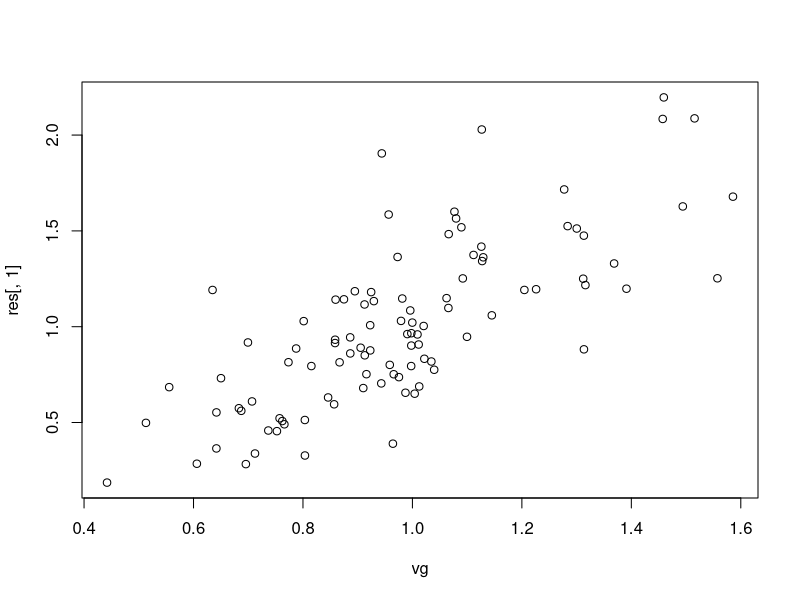
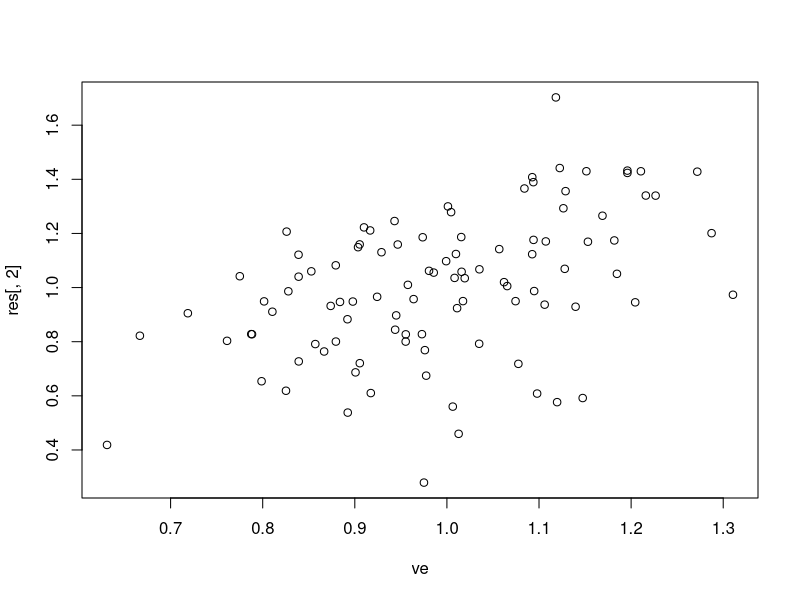
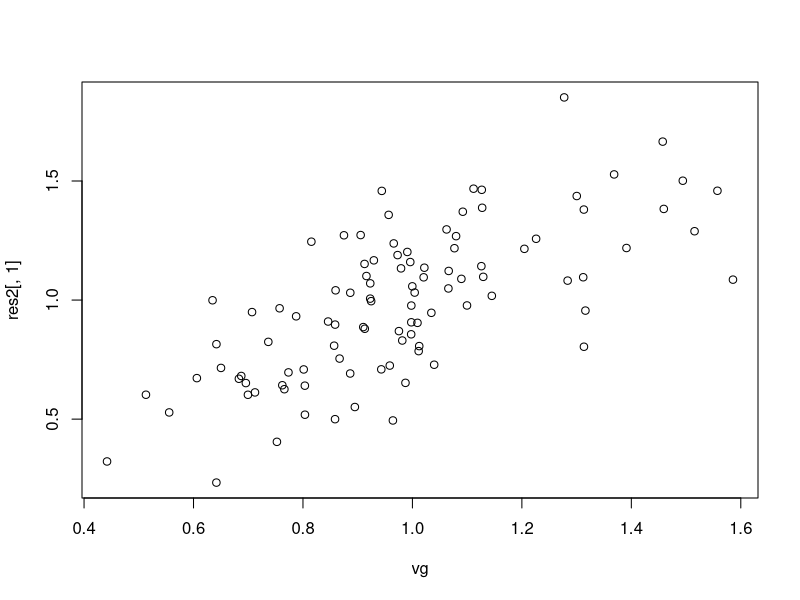
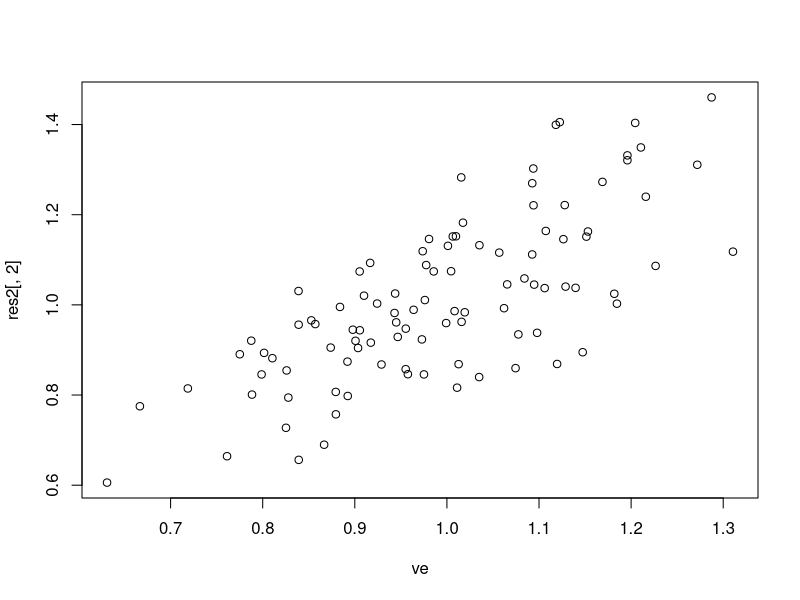
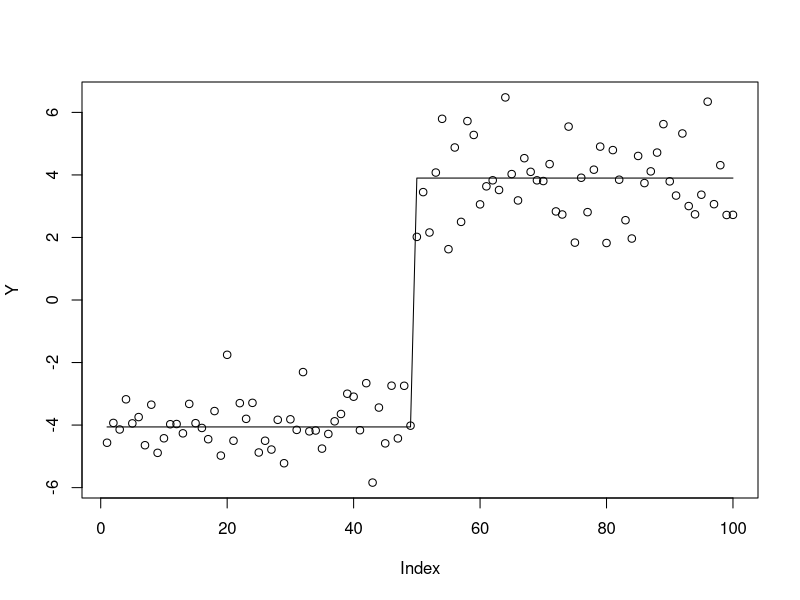

R code for these plots, in order:
## ---- chunk 1
# compute  trace of A %*% B
trAB = function(A,B){
  sum(A * t(B))
}
# compute  trace of A
trA = function(A){sum(diag(A))}

# returns estimates of sigma^2_g = p\sigma^2b and sigma^2_e (residual variance)
# by solving moment equations for Y'A1Y and Y'A2Y
mom =  function(X,Y,A1,A2){
  p = ncol(X)
  K = (1/p) * X %*% t(X)
  A = cbind(c(trAB(A1,K),trAB(A2,K)), 
            c(trA(A1),trA(A2)))
  b = c(t(Y) %*% A1 %*% Y, t(Y) %*% A2 %*% Y)
  x = solve(A,b)
  return(x)
}
## ---- chunk 2
set.seed(100)
n = 100
p = 50
niter=100
sg2 = 1 # sigma^2g, p times variance of elements of b
se2 = 1 # sigma^2_e, error variance
vg = ve = rep(0,niter) # store empirical variance of Xb and e
res = res2 = matrix(0,nrow=niter,ncol=2)
for(i in 1:niter){
  X = matrix(rnorm(n*p),nrow=n,ncol=p)
  btrue = rnorm(p,sd=sqrt(sg2/p))
  e = rnorm(n,sd = sqrt(se2))
  Y = X %*% btrue + e
  vg[i]= var(X %*% btrue)
  ve[i] = var(e)
  
  K = (1/p) * X %*% t(X)
  
  A1 = K
  A2 = diag(n)
  res[i,] = mom(X,Y,A1,A2)
  
  H  = sg2 * K + se2 * diag(n)
  Hinv = solve(H)
  A1 = Hinv %*% K %*% Hinv
  A2 = Hinv %*% Hinv
  res2[i,] = mom(X,Y,A1,A2)
}

plot(vg,res[,1])
plot(ve,res[,2])

plot(vg,res2[,1])
plot(ve,res2[,2])

#Errors for vg
mean((vg-res[,1])^2)
mean((vg-res2[,1])^2)

#Errors for ve
mean((ve-res[,2])^2)
mean((ve-res2[,2])^2)

## ---- chunk 3
set.seed(100)
n = 100
p = n
X = matrix(0,nrow=n,ncol=n)
for(i in 1:n){
  X[i:n,i] = 1:(n-i+1)
}

X = scale(X,center=TRUE,scale=FALSE)
d = colMeans(X^2)
X = scale(X)

btrue = rep(0,n)
btrue[50] = 8 * sqrt(d[50])
btrue[51] = -8 * sqrt(d[51])
Y = X %*% btrue + rnorm(n)

Y = Y-mean(Y)
plot(Y)
lines(X %*% btrue)
sg2 = as.numeric(var(X %*% btrue))
se2 = 1
sg2
## ---- chunk 4
K = (1/p) * X %*% t(X)
A1 = K
A2 = diag(n)
mom(X,Y,A1,A2)
## ---- chunk 5
H  = sg2 * K + se2 * diag(n)
Hinv = solve(H)
A1 = Hinv %*% K %*% Hinv
A2 = Hinv %*% Hinv
mom(X,Y,A1,A2)
## ---- chunk 6
svd.pseudoinv = function(s,tol=1e-8){
  dd = ifelse(s$d<tol,0,1/s$d)
  return(s$v %*% diag(dd) %*% t(s$u))
}
A1 = svd.pseudoinv(svd(K))
A2 = diag(n)
mom(X,Y,A1,A2)
